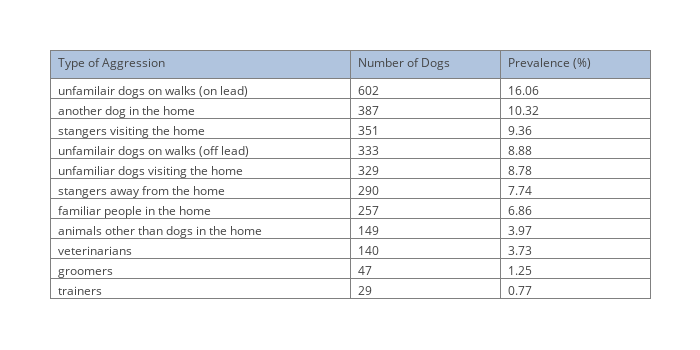

The code cell stored with this chart in its notebook:
### Markdown cell above
### Aggression

### Code cell
# Create the necessary dataframe.
fields = ('q03_main_1, q03_main_2, q03_main_3, q03_main_4, q03_main_5, q03_main_6, '
          'q03_main_7, q03_main_8, q03_main_9, q03_main_10, q03_main_11')
labels = ['familiar people in the home', 'stangers visiting the home',
          'stangers away from the home', 'another dog in the home',
          'unfamiliar dogs visiting the home', 'unfamilair dogs on walks (off lead)',
          'unfamilair dogs on walks (on lead)', 'veterinarians', 'trainers', 'groomers',
          'animals other than dogs in the home']
df = createNumericDataFrame(DOG_TABLE, fields, labels, filtered=True)

# Get individual behavior problem counts and display as a table.
sums = df.sum()
sums = sums.sort_values(ascending=False)

# Calculate the prevalence of each behavior problem.
prevalence_cal = lambda x: (x / total_dogs) * 100
prevalences = sums.apply(prevalence_cal)

# Get individual behavior problem counts and display as a table.
trace = go.Table(
    columnwidth = [200, 100, 100],
    header=dict(values=['Type of Aggression', 'Number of Dogs', 'Prevalence (%)'],
                fill = dict(color='#B0C4DE'),
                align = ['left'] * 5),
    cells=dict(values=[sums.index.values, sums.values, prevalences.values],
               align = ['left'] * 5,
               format = [None, 'd', '.2f']))
data = [trace] 
layout = go.Layout(width=700, height=350, margin=go.Margin(l=50, r=50, b=50, t=50, pad=4))
fig = dict(data=data, layout=layout)
py.iplot(fig)

### Figure 1 — Plotly figure (JSON) as saved in the notebook; plotly's stock layout.template omitted (floating-point values rounded to 4 significant figures)
{"data": [{"cells": {"align": ["left", "left", "left", "left", "left"], "format": [null, "d", ".2f"], "values": [["unfamilair dogs on walks (on lead)", "another dog in the home", "stangers visiting the home", "unfamilair dogs on walks (off lead)", "unfamiliar dogs visiting the home", "stangers away from the home", "familiar people in the home", "animals other than dogs in the home", "veterinarians", "groomers", "trainers"], [602, 387, 351, 333, 329, 290, 257, 149, 140, 47, 29], [16.06, 10.32, 9.362, 8.882, 8.776, 7.735, 6.855, 3.974, 3.734, 1.254, 0.7735]]}, "columnwidth": [200, 100, 100], "header": {"align": ["left", "left", "left", "left", "left"], "fill": {"color": "#B0C4DE"}, "values": ["Type of Aggression", "Number of Dogs", "Prevalence (%)"]}, "type": "table"}], "layout": {"height": 350, "margin": {"b": 50, "l": 50, "pad": 4, "r": 50, "t": 50}, "width": 700}}
